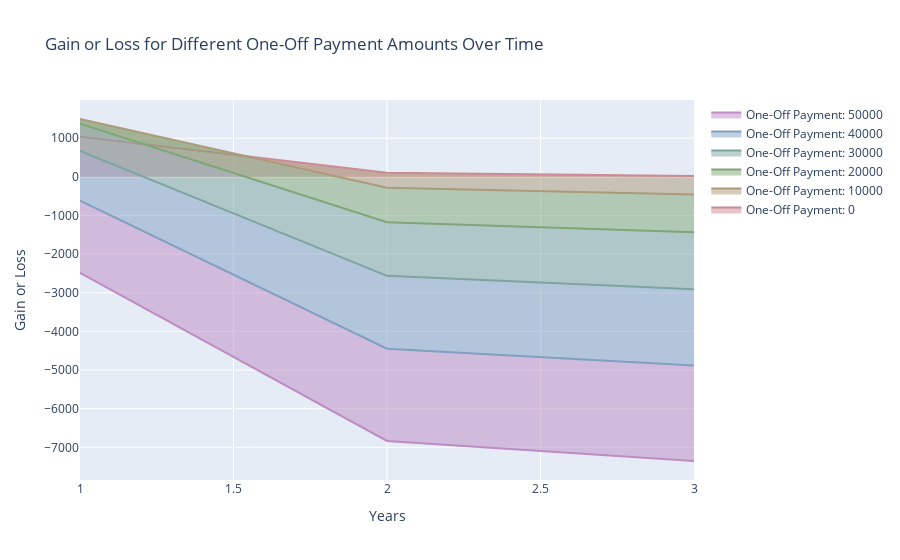

The notebook cell saved with this chart:
### Code cell
import plotly.graph_objs as go

def plot_area_gain_or_loss(one_off_payment_range, gain_or_loss_data, title):
    fig = go.Figure()
    color_palette = ['#cb8b94', '#ac9a78', '#7ea677', '#7ca4a0', '#819fc1', '#be8bc4']
    for i, one_off_payment in enumerate(one_off_payment_range):
        fig.add_trace(go.Scatter(x=list(range(1, len(gain_or_loss_data[0]) + 1)), y=gain_or_loss_data[i], 
                                 stackgroup='one', name=f'One-Off Payment: {one_off_payment}', 
                                 line=dict(color=color_palette[i % len(color_palette)])))
    fig.update_layout(title=title, xaxis_title="Years", yaxis_title="Gain or Loss",
#                         title=title,
#                         plot_bgcolor="#FFF",  # Sets background color to white
#                         xaxis=dict(
#                             title="Years",
#                             linecolor="#BCCCDC",  # Sets color of X-axis line
#                             showgrid=True  # Removes X-axis grid lines
#                         ),
#                         yaxis=dict(
#                             title="Gain or Loss",  
#                             linecolor="#BCCCDC",  # Sets color of Y-axis line
#                             #showgrid=False,  # Removes Y-axis grid lines    
#                         )
)

    fig.show()

plot_area_gain_or_loss(one_off_payment_range, gain_or_loss_data, "Gain or Loss for Different One-Off Payment Amounts Over Time")

### Figure 1 — Plotly figure (JSON) as saved in the notebook; plotly's stock layout.template omitted (floating-point values rounded to 4 significant figures)
{"data": [{"line": {"color": "#cb8b94"}, "name": "One-Off Payment: 0", "stackgroup": "one", "type": "scatter", "x": [1, 2, 3], "y": [1041.0, 108.4, 21.78]}, {"line": {"color": "#ac9a78"}, "name": "One-Off Payment: 10000", "stackgroup": "one", "type": "scatter", "x": [1, 2, 3], "y": [458.6, -390.6, -477.2]}, {"line": {"color": "#7ea677"}, "name": "One-Off Payment: 20000", "stackgroup": "one", "type": "scatter", "x": [1, 2, 3], "y": [-123.4, -889.6, -976.2]}, {"line": {"color": "#7ca4a0"}, "name": "One-Off Payment: 30000", "stackgroup": "one", "type": "scatter", "x": [1, 2, 3], "y": [-705.4, -1389.0, -1475.0]}, {"line": {"color": "#819fc1"}, "name": "One-Off Payment: 40000", "stackgroup": "one", "type": "scatter", "x": [1, 2, 3], "y": [-1287.0, -1888.0, -1974.0]}, {"line": {"color": "#be8bc4"}, "name": "One-Off Payment: 50000", "stackgroup": "one", "type": "scatter", "x": [1, 2, 3], "y": [-1869.0, -2387.0, -2473.0]}], "layout": {"title": {"text": "Gain or Loss for Different One-Off Payment Amounts Over Time"}, "xaxis": {"title": {"text": "Years"}}, "yaxis": {"title": {"text": "Gain or Loss"}}}}
